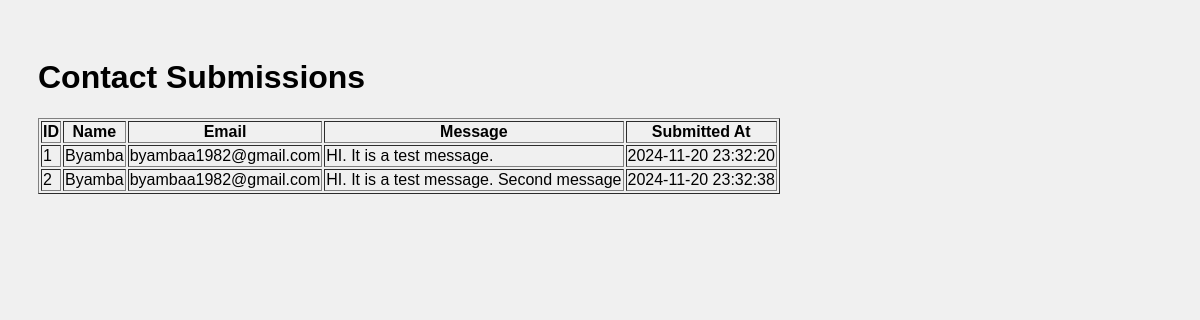
The page /admin on the database its author committed.
### tables this page shows
CREATE TABLE contacts (
                    id INTEGER PRIMARY KEY,
                    name TEXT NOT NULL,
                    email TEXT  NOT NULL,
                    message TEXT NOT NULL,
                    current_time TIMESTAMP DEFAULT CURRENT_TIMESTAMP);

### main.py (the view)
@app.route('/admin')
def admin():
    conn = sqlite3.connect(db_path, check_same_thread=False)
    cursor = conn.cursor()
    cursor.execute('SELECT * FROM contacts')
    contacts = cursor.fetchall()
    conn.close()
    return render_template('admin.html', contacts=contacts)

### templates/admin.html (shortened to what this page needs)
<!DOCTYPE html>
<html>
<head>
    <link rel="stylesheet" type="text/css" href="{{ url_for('static', filename='style.css') }}">
</head>
<body>
    <h1>Contact Submissions</h1>
    <table border="1">
        <tr>
            <th>ID</th>
            <th>Name</th>
            <th>Email</th>
            <th>Message</th>
            <th>Submitted At</th>
        </tr>
        {% for contact in contacts %}
        <tr>
            <td>{{ contact[0] }}</td>
            <td>{{ contact[1] }}</td>
            <td>{{ contact[2] }}</td>
            <td>{{ contact[3] }}</td>
            <td>{{ contact[4] }}</td>
        </tr>
        {% endfor %}
    </table>
</body>
</html>

### static/style.css (style rules this page uses)
body { background-color: #f0f0f0; font-family: Arial, sans-serif; padding: 30px; }

### rows shown on the page
contacts: id "1", name "Byamba", email "byambaa1982@gmail.com", message "HI. It is a test message.", current_time "2024-11-20 23:32:20"
contacts: id "2", name "Byamba", email "byambaa1982@gmail.com", message "HI. It is a test message. Second message", current_time "2024-11-20 23:32:38"
